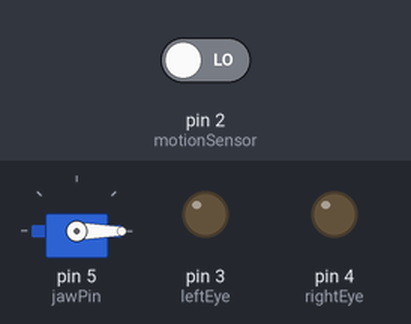
The sketch below on a simulated Arduino Uno, built with avr-gcc and run on an emulated ATmega328P. Shown: servo, output pins drawn as LEDs (lit = HIGH). The test bench sets the inputs (shaded band); at power-on: pin 2 (motionSensor) LOW. Storage starts empty.

Above: at 1.8 s.
1.9 s: pin 2 (motionSensor) driven HIGH
At 2.5 s:
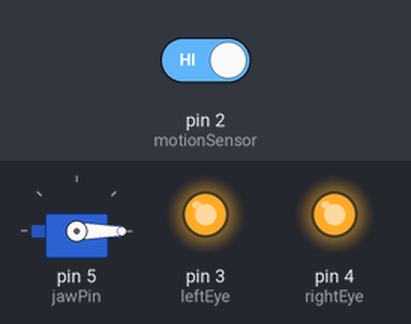
At 3.42 s:
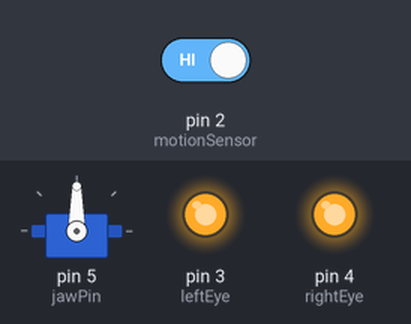
Timing chart, 0 to 10.9 s (numbered marks = the images above; inputs shaded):
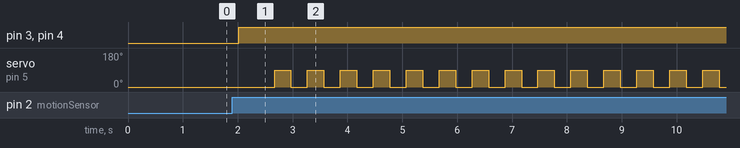

The sketch:

arduino_alone.ino
```cpp
#include "SD.h"
// #include "TMRpcm.h"
#include "SPI.h"
#include <Servo.h>

const uint8_t JAW_CLOSED = 0;
const uint8_t JAW_OPEN = 90;
const uint8_t JAW_CYCLE = 300;
const uint8_t HALF_CYCLE = JAW_CYCLE / 2;

uint8_t SDChipSelectPin = 10;
uint8_t motionSensor = 2;              // the pin that the motion sensor is atteched to
uint8_t leftEye = 3;
uint8_t rightEye = 4;                 // the pin that the LED is atteched to
uint8_t jawPin = 5;

uint8_t state = LOW;             // by default, no motion detected
uint8_t motionVal = 0;                 // variable to store the motion sensor status (value)
bool isReadSD = false;
bool isAudioPlaying = false;
uint32_t jawTimeStart = 0;

Servo jaw;
// TMRpcm audio;

void setup() {
  // Set pin modes
  pinMode(leftEye, OUTPUT);
  pinMode(rightEye, OUTPUT);
  pinMode(motionSensor, INPUT);    // initialize motion sensor as an input

  // Set up connection to SD card and record if connected properly
  isReadSD = SD.begin(SDChipSelectPin);

  // Set up speaker
  // audio.speakerPin = 9;
  // audio.setVolume(5);

  // Set initial jaw position
  jaw.attach(jawPin);
  jaw.write(JAW_CLOSED);

  // TODO: Remove
  // Serial.begin(9600);
}

void loop() {
  motionVal = readMotionSensor();
  updateAudioPlayback();
  updateJawPosition();
}

uint8_t readMotionSensor() {
  uint8_t val = digitalRead(motionSensor);
  if (val) {
    writeBothEyes(HIGH);   // turn LED ON
    delay(500);                // delay 100 milliseconds
  }
  else {
    writeBothEyes(LOW);   // turn LED OFF
    delay(500);                // delay 200 milliseconds
  }
  return val;
}

void writeBothEyes(uint8_t val) {
  digitalWrite(leftEye, val);
  digitalWrite(rightEye, val);
}

void updateAudioPlayback() {
  if (isAudioPlaying && motionVal == LOW) {
    // audio.disable();
    isAudioPlaying = false;
  }
  else if (!isAudioPlaying && motionVal == HIGH) {
    // audio.disable();
    // audio.play("laugh.wav");
    isAudioPlaying = true;
    jawTimeStart = millis();
    // Serial.print("Time start: ");
    // Serial.println(jawTimeStart);
  }
}

void updateJawPosition() {
  if (isAudioPlaying) {
    int pos = 0;
    for (int loop = 0; loop < 15; loop += 1) {
      for (pos = 0; pos <= 90; pos += 90) { // goes from 0 degrees to 180 degrees
        // in steps of 1 degree
        jaw.write(pos);              // tell servo to go to position in variable 'pos'
        delay(150);                       // waits 15 ms for the servo to reach the position
      }
      for (pos = 90; pos >= 0; pos -= 90) { // goes from 180 degrees to 0 degrees
        jaw.write(pos);              // tell servo to go to position in variable 'pos'
        delay(150);                       // waits 15 ms for the servo to reach the position
      }
    }
    // uint32_t elapsedTime = millis() - jawTimeStart;
    // // Serial.println("Elapsed Time: ");
    // // Serial.println(elapsedTime);
    // if (elapsedTime % JAW_CYCLE < HALF_CYCLE) {
    //   jaw.write(JAW_OPEN);
    //   // Serial.println("Jaw Open");
    // }
    // else{
    //   jaw.write(JAW_CLOSED);
    //   // Serial.println("Jaw Closed");
    // }
  }
  else {
    jaw.write(JAW_CLOSED);
  }
}
```

Measured:
- after the input at 1.9 s, pin 3 (leftEye), pin 4 (rightEye): LOW → HIGH after 0.12 s; servo on pin 5 (jawPin): alternates 90° for 0.30 s and 0° for 0.30 s, starting after 0.77 s
